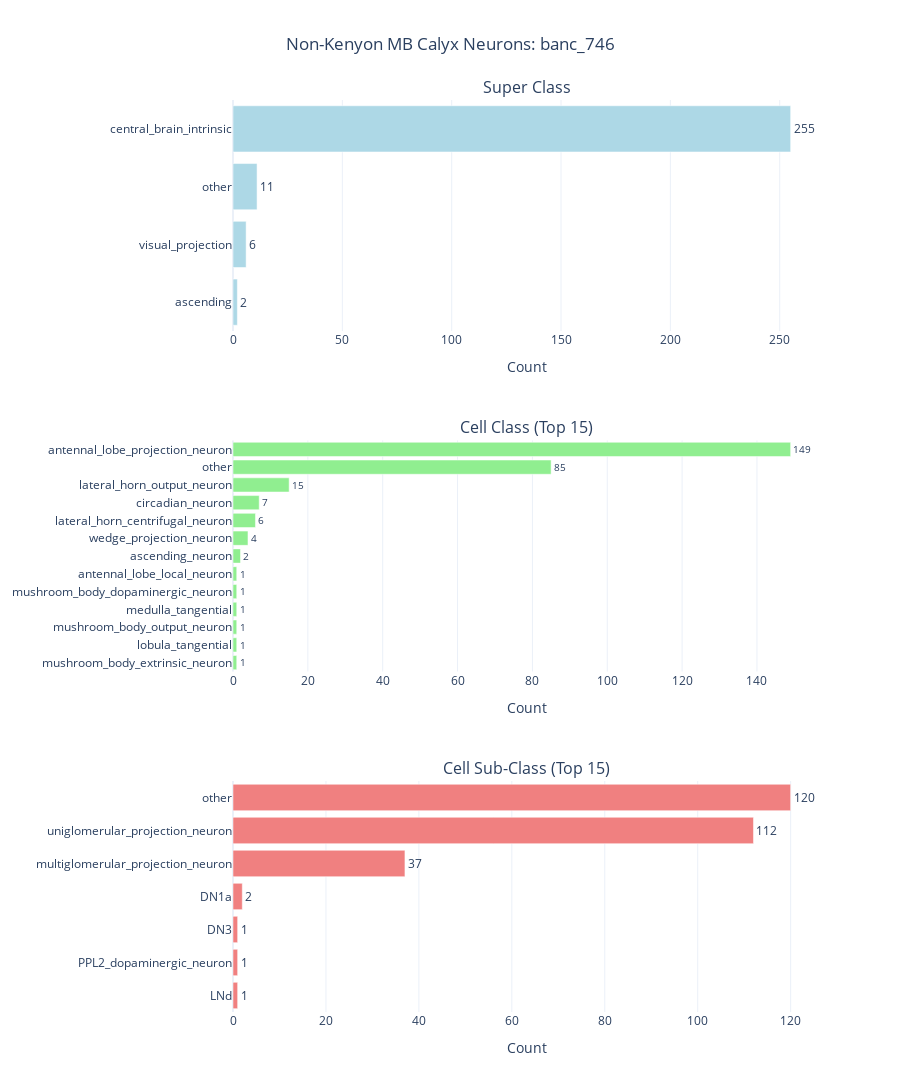

Notebook source saved alongside this figure:
### Markdown cell above
### Characterize Non-Kenyon MB Calyx Neurons

What other neuron types are present in the mushroom body calyx?

### Code cell
# Prepare data - focus on non-Kenyon cells
mb_meta_clean = mb_meta.copy()
mb_meta_clean['super_class'] = mb_meta_clean['super_class'].fillna('other')
mb_meta_clean['cell_class'] = mb_meta_clean['cell_class'].fillna('other')
mb_meta_clean['cell_sub_class'] = mb_meta_clean['cell_sub_class'].fillna('other')
mb_meta_clean['is_kenyon'] = mb_meta_clean['cell_class'].str.contains('kenyon_cell', case=False, na=False)

# Filter out Kenyon cells
mb_non_kc = mb_meta_clean[~mb_meta_clean['is_kenyon']]

# Count by classification levels
super_counts = mb_non_kc['super_class'].value_counts().sort_values(ascending=True)
class_counts = mb_non_kc['cell_class'].value_counts().head(15).sort_values(ascending=True)
subclass_counts = mb_non_kc['cell_sub_class'].value_counts().head(15).sort_values(ascending=True)

# Create subplots
fig = make_subplots(
    rows=3, cols=1,
    subplot_titles=('Super Class', 'Cell Class (Top 15)', 'Cell Sub-Class (Top 15)'),
    vertical_spacing=0.12,
    specs=[[{"type": "bar"}], [{"type": "bar"}], [{"type": "bar"}]]
)

# Super class
fig.add_trace(
    go.Bar(
        y=super_counts.index,
        x=super_counts.values,
        orientation='h',
        marker_color='lightblue',
        text=super_counts.values,
        textposition='outside',
        hovertemplate='<b>%{y}</b><br>Count: %{x}<extra></extra>'
    ),
    row=1, col=1
)

# Cell class
fig.add_trace(
    go.Bar(
        y=class_counts.index,
        x=class_counts.values,
        orientation='h',
        marker_color='lightgreen',
        text=class_counts.values,
        textposition='outside',
        hovertemplate='<b>%{y}</b><br>Count: %{x}<extra></extra>'
    ),
    row=2, col=1
)

# Cell sub-class
fig.add_trace(
    go.Bar(
        y=subclass_counts.index,
        x=subclass_counts.values,
        orientation='h',
        marker_color='lightcoral',
        text=subclass_counts.values,
        textposition='outside',
        hovertemplate='<b>%{y}</b><br>Count: %{x}<extra></extra>'
    ),
    row=3, col=1
)

fig.update_layout(
    title_text=f"Non-Kenyon MB Calyx Neurons: {DATASET}",
    title_x=0.5,
    title_xanchor='center',
    height=1200,
    showlegend=False,
    template="plotly_white"
)

fig.update_xaxes(title_text="Count")

fig.show()

### Figure 1 — Plotly figure (JSON) as saved in the notebook; plotly's stock layout.template omitted (floating-point values rounded to 4 significant figures)
{"data": [{"hovertemplate": "<b>%{y}</b><br>Count: %{x}<extra></extra>", "marker": {"color": "lightblue"}, "orientation": "h", "text": [2.0, 6.0, 11.0, 255.0], "textposition": "outside", "type": "bar", "x": [2, 6, 11, 255], "xaxis": "x", "y": ["ascending", "visual_projection", "other", "central_brain_intrinsic"], "yaxis": "y"}, {"hovertemplate": "<b>%{y}</b><br>Count: %{x}<extra></extra>", "marker": {"color": "lightgreen"}, "orientation": "h", "text": [1.0, 1.0, 1.0, 1.0, 1.0, 1.0, 2.0, 4.0, 6.0, 7.0, 15.0, 85.0, 149.0], "textposition": "outside", "type": "bar", "x": [1, 1, 1, 1, 1, 1, 2, 4, 6, 7, 15, 85, 149], "xaxis": "x2", "y": ["mushroom_body_extrinsic_neuron", "lobula_tangential", "mushroom_body_output_neuron", "medulla_tangential", "mushroom_body_dopaminergic_neuron", "antennal_lobe_local_neuron", "ascending_neuron", "wedge_projection_neuron", "lateral_horn_centrifugal_neuron", "circadian_neuron", "lateral_horn_output_neuron", "other", "antennal_lobe_projection_neuron"], "yaxis": "y2"}, {"hovertemplate": "<b>%{y}</b><br>Count: %{x}<extra></extra>", "marker": {"color": "lightcoral"}, "orientation": "h", "text": [1.0, 1.0, 1.0, 2.0, 37.0, 112.0, 120.0], "textposition": "outside", "type": "bar", "x": [1, 1, 1, 2, 37, 112, 120], "xaxis": "x3", "y": ["LNd", "PPL2_dopaminergic_neuron", "DN3", "DN1a", "multiglomerular_projection_neuron", "uniglomerular_projection_neuron", "other"], "yaxis": "y3"}], "layout": {"annotations": [{"font": {"size": 16}, "showarrow": false, "text": "Super Class", "x": 0.5, "xanchor": "center", "xref": "paper", "y": 1.0, "yanchor": "bottom", "yref": "paper"}, {"font": {"size": 16}, "showarrow": false, "text": "Cell Class (Top 15)", "x": 0.5, "xanchor": "center", "xref": "paper", "y": 0.6267, "yanchor": "bottom", "yref": "paper"}, {"font": {"size": 16}, "showarrow": false, "text": "Cell Sub-Class (Top 15)", "x": 0.5, "xanchor": "center", "xref": "paper", "y": 0.2533, "yanchor": "bottom", "yref": "paper"}], "height": 1200, "showlegend": false, "title": {"text": "Non-Kenyon MB Calyx Neurons: banc_746", "x": 0.5, "xanchor": "center"}, "xaxis": {"anchor": "y", "domain": [0.0, 1.0], "title": {"text": "Count"}}, "xaxis2": {"anchor": "y2", "domain": [0.0, 1.0], "title": {"text": "Count"}}, "xaxis3": {"anchor": "y3", "domain": [0.0, 1.0], "title": {"text": "Count"}}, "yaxis": {"anchor": "x", "domain": [0.7467, 1.0]}, "yaxis2": {"anchor": "x2", "domain": [0.3733, 0.6267]}, "yaxis3": {"anchor": "x3", "domain": [0.0, 0.2533]}}}
